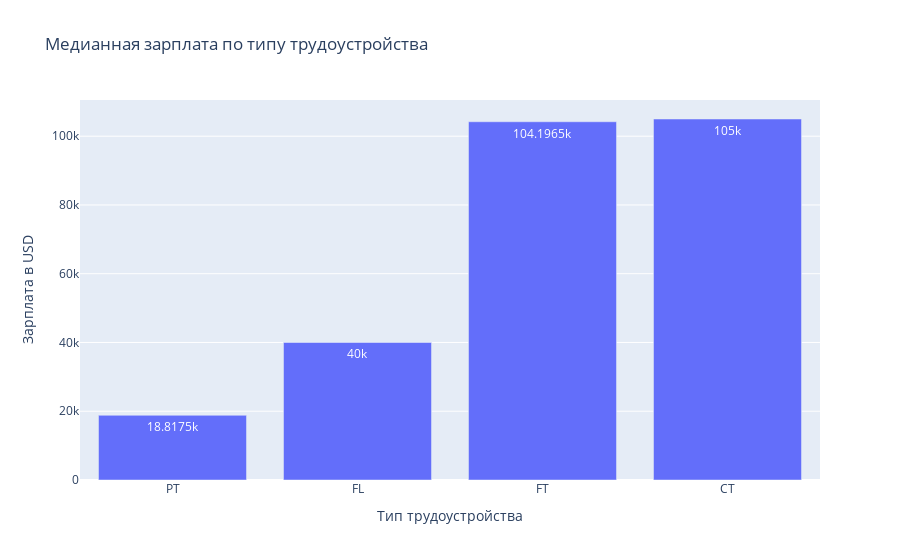

The notebook cell saved with this chart:
### Markdown cell above
Ожидаемо полный рабочий день является преобладающим типом трудоустройства. Остальные варианты имеют незначительную долю, что сильно искажает выборку с точки зрения определения статистик по каждому типу.

### Code cell
fig = px.bar(df.groupby(by='employment_type', observed=True)['salary_in_usd'].median().reset_index().sort_values(by='salary_in_usd'),
             x='employment_type',
             y='salary_in_usd',
             title='Медианная зарплата по типу трудоустройства',
             labels={'salary_in_usd': 'Зарплата в USD',
                     'employment_type': 'Тип трудоустройства'},
             text_auto=True
             )

fig.update_xaxes(type='category')
fig.show()

### Figure 1 — Plotly figure (JSON) as saved in the notebook; plotly's stock layout.template omitted (floating-point values rounded to 4 significant figures)
{"data": [{"hovertemplate": "Тип трудоустройства=%{x}<br>Зарплата в USD=%{y}<extra></extra>", "legendgroup": "", "marker": {"color": "#636efa", "pattern": {"shape": ""}}, "name": "", "orientation": "v", "showlegend": false, "textposition": "auto", "texttemplate": "%{y}", "type": "bar", "x": ["PT", "FL", "FT", "CT"], "xaxis": "x", "y": [18820.0, 40000.0, 104200.0, 105000.0], "yaxis": "y"}], "layout": {"barmode": "relative", "legend": {"tracegroupgap": 0}, "title": {"text": "Медианная зарплата по типу трудоустройства"}, "xaxis": {"anchor": "y", "domain": [0, 1], "title": {"text": "Тип трудоустройства"}, "type": "category"}, "yaxis": {"anchor": "x", "domain": [0, 1], "title": {"text": "Зарплата в USD"}}}}
